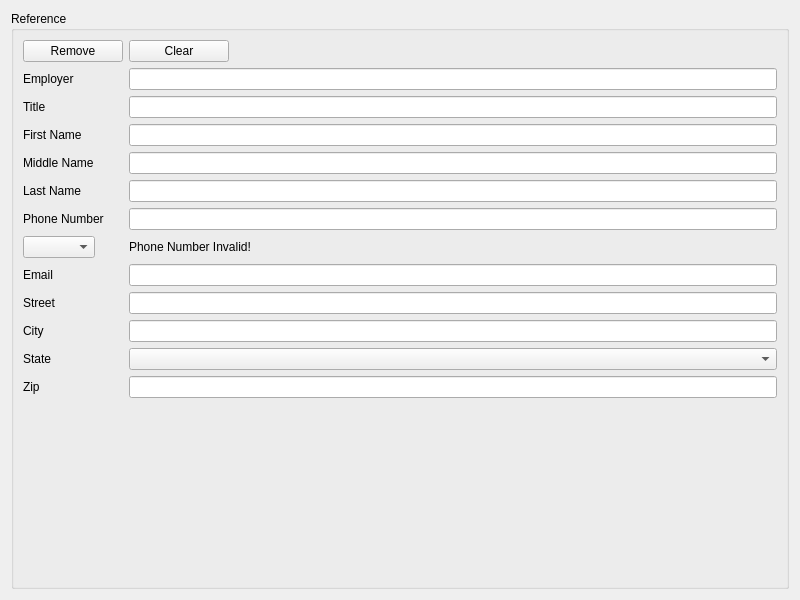
<?xml version="1.0" encoding="UTF-8"?>
<ui version="4.0">
 <class>references</class>
 <widget class="QWidget" name="references">
  <property name="geometry">
   <rect>
    <x>0</x>
    <y>0</y>
    <width>800</width>
    <height>600</height>
   </rect>
  </property>
  <property name="windowTitle">
   <string>ResumeBuilder</string>
  </property>
  <layout class="QGridLayout" name="gridLayout_2">
   <item row="0" column="0">
    <widget class="QGroupBox" name="groupBox">
     <property name="minimumSize">
      <size>
       <width>400</width>
       <height>450</height>
      </size>
     </property>
     <property name="title">
      <string>Reference</string>
     </property>
     <layout class="QFormLayout" name="formLayout_2">
      <item row="3" column="0">
       <widget class="QLabel" name="label">
        <property name="text">
         <string>First Name</string>
        </property>
       </widget>
      </item>
      <item row="3" column="1">
       <widget class="QLineEdit" name="fname"/>
      </item>
      <item row="4" column="0">
       <widget class="QLabel" name="label_2">
        <property name="text">
         <string>Middle Name</string>
        </property>
       </widget>
      </item>
      <item row="4" column="1">
       <widget class="QLineEdit" name="mname"/>
      </item>
      <item row="5" column="0">
       <widget class="QLabel" name="label_3">
        <property name="text">
         <string>Last Name</string>
        </property>
       </widget>
      </item>
      <item row="5" column="1">
       <widget class="QLineEdit" name="lname"/>
      </item>
      <item row="7" column="0">
       <widget class="QLabel" name="label_4">
        <property name="text">
         <string>Phone Number</string>
        </property>
       </widget>
      </item>
      <item row="7" column="1">
       <widget class="QLineEdit" name="phone"/>
      </item>
      <item row="9" column="0">
       <widget class="QLabel" name="label_5">
        <property name="text">
         <string>Email</string>
        </property>
       </widget>
      </item>
      <item row="9" column="1">
       <widget class="QLineEdit" name="email"/>
      </item>
      <item row="10" column="0">
       <widget class="QLabel" name="label_6">
        <property name="text">
         <string>Street</string>
        </property>
       </widget>
      </item>
      <item row="10" column="1">
       <widget class="QLineEdit" name="street"/>
      </item>
      <item row="11" column="0">
       <widget class="QLabel" name="label_7">
        <property name="text">
         <string>City</string>
        </property>
       </widget>
      </item>
      <item row="11" column="1">
       <widget class="QLineEdit" name="city"/>
      </item>
      <item row="12" column="0">
       <widget class="QLabel" name="label_8">
        <property name="text">
         <string>State</string>
        </property>
       </widget>
      </item>
      <item row="12" column="1">
       <widget class="QComboBox" name="state"/>
      </item>
      <item row="13" column="0">
       <widget class="QLabel" name="label_9">
        <property name="text">
         <string>Zip</string>
        </property>
       </widget>
      </item>
      <item row="14" column="0">
       <layout class="QFormLayout" name="formLayout"/>
      </item>
      <item row="13" column="1">
       <widget class="QLineEdit" name="zip"/>
      </item>
      <item row="2" column="1">
       <widget class="QLineEdit" name="title"/>
      </item>
      <item row="2" column="0">
       <widget class="QLabel" name="label_10">
        <property name="text">
         <string>Title</string>
        </property>
       </widget>
      </item>
      <item row="1" column="1">
       <widget class="QLineEdit" name="employer"/>
      </item>
      <item row="1" column="0">
       <widget class="QLabel" name="label_11">
        <property name="text">
         <string>Employer</string>
        </property>
       </widget>
      </item>
      <item row="0" column="0">
       <widget class="QPushButton" name="pushButton">
        <property name="minimumSize">
         <size>
          <width>100</width>
          <height>0</height>
         </size>
        </property>
        <property name="maximumSize">
         <size>
          <width>100</width>
          <height>16777215</height>
         </size>
        </property>
        <property name="text">
         <string>Remove</string>
        </property>
       </widget>
      </item>
      <item row="0" column="1">
       <widget class="QPushButton" name="pushButton_2">
        <property name="minimumSize">
         <size>
          <width>100</width>
          <height>0</height>
         </size>
        </property>
        <property name="maximumSize">
         <size>
          <width>100</width>
          <height>16777215</height>
         </size>
        </property>
        <property name="text">
         <string>Clear</string>
        </property>
       </widget>
      </item>
      <item row="8" column="0">
       <widget class="QComboBox" name="phoneType"/>
      </item>
      <item row="8" column="1">
       <widget class="QLabel" name="references_invalid_phone">
        <property name="text">
         <string>Phone Number Invalid!</string>
        </property>
       </widget>
      </item>
     </layout>
    </widget>
   </item>
  </layout>
 </widget>
 <resources/>
 <connections/>
</ui>
